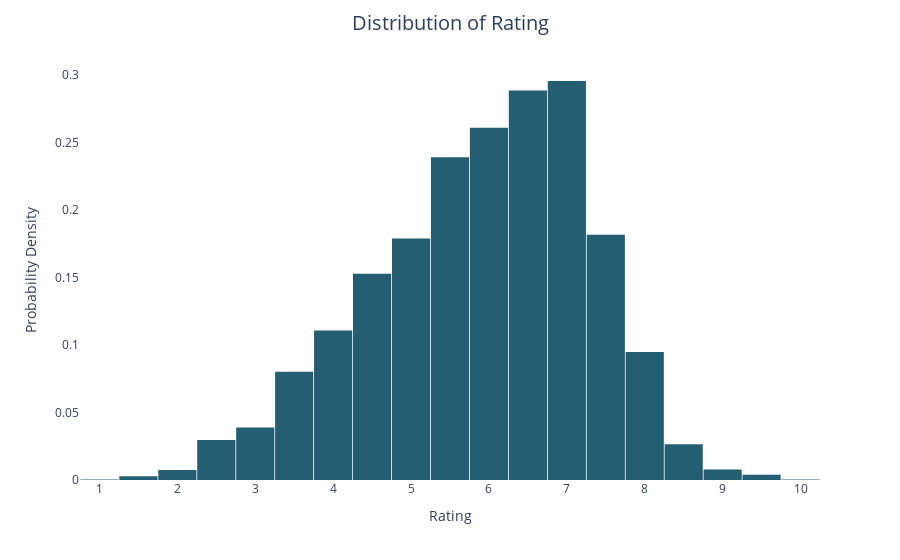

The code cell stored with this chart in its notebook:
### Code cell
fig_rating = px.histogram(ds, x = 'Rating', histnorm='probability density', nbins = 40, color_discrete_sequence = colors)
fig_rating.update_traces(selector=dict(type='histogram'))
fig_rating.update_layout(title='Distribution of Rating', title_x=0.5, title_pad=dict(t=20), title_font=dict(size=20), xaxis_title='Rating', yaxis_title='Probability Density', xaxis=dict(showgrid=False), yaxis=dict(showgrid=False), bargap=0.02, plot_bgcolor = 'white')
fig_rating.show()

### Figure 1 — Plotly figure (JSON) as saved in the notebook; plotly's stock layout.template omitted (floating-point values rounded to 4 significant figures; data arrays with more than 128 entries replaced by an {"elided": "..."} marker saying what was removed)
{"data": [{"alignmentgroup": "True", "bingroup": "x", "histnorm": "probability density", "hovertemplate": "Rating=%{x}<br>probability density=%{y}<extra></extra>", "legendgroup": "", "marker": {"color": "#235E72", "pattern": {"shape": ""}}, "name": "", "nbinsx": 40, "offsetgroup": "", "orientation": "v", "showlegend": false, "type": "histogram", "x": {"elided": "5659 float values"}, "xaxis": "x", "yaxis": "y"}], "layout": {"bargap": 0.02, "barmode": "relative", "legend": {"tracegroupgap": 0}, "margin": {"t": 60}, "plot_bgcolor": "white", "title": {"font": {"size": 20}, "pad": {"t": 20}, "text": "Distribution of Rating", "x": 0.5}, "xaxis": {"anchor": "y", "domain": [0, 1], "showgrid": false, "title": {"text": "Rating"}}, "yaxis": {"anchor": "x", "domain": [0, 1], "showgrid": false, "title": {"text": "Probability Density"}}}}
